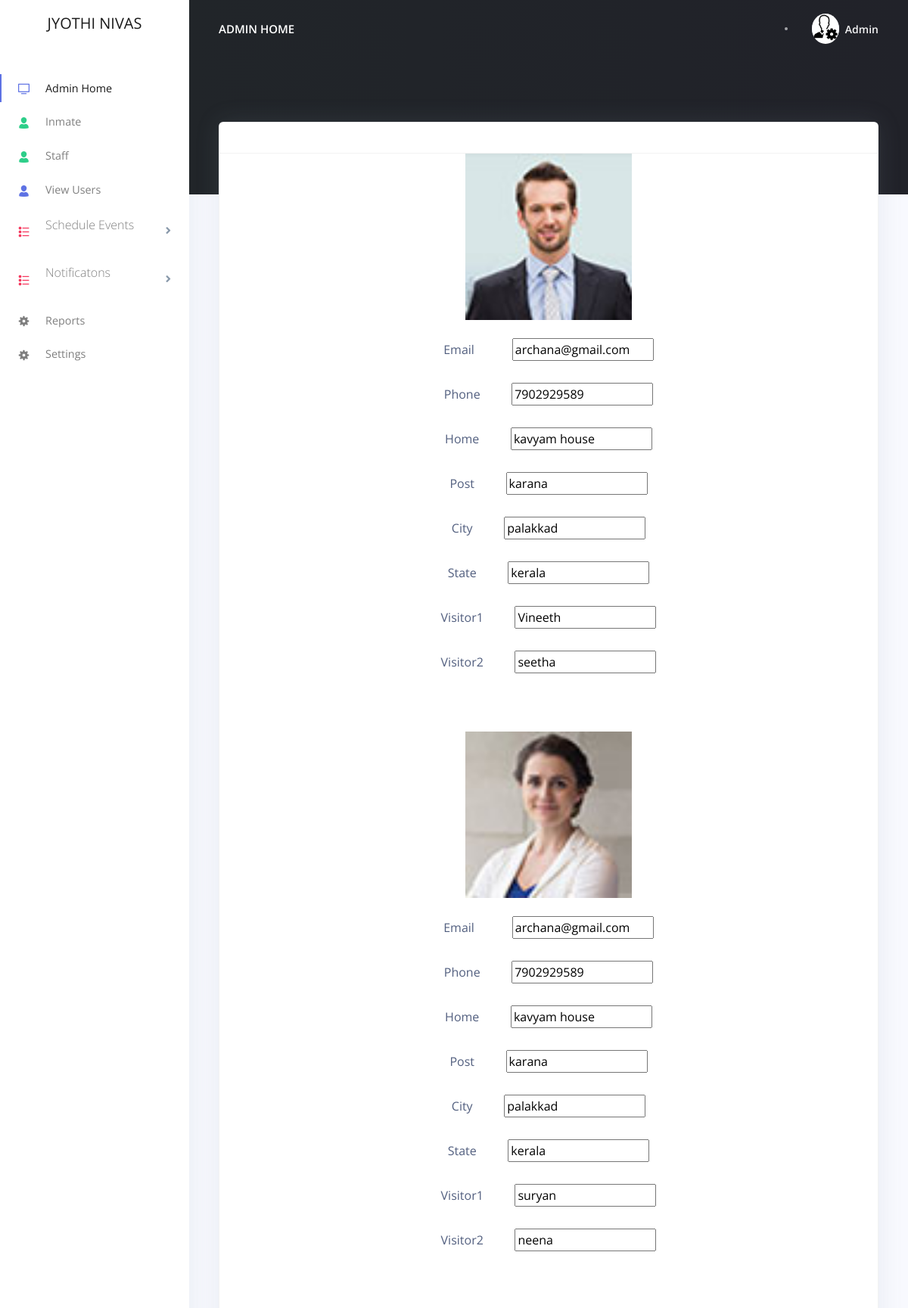
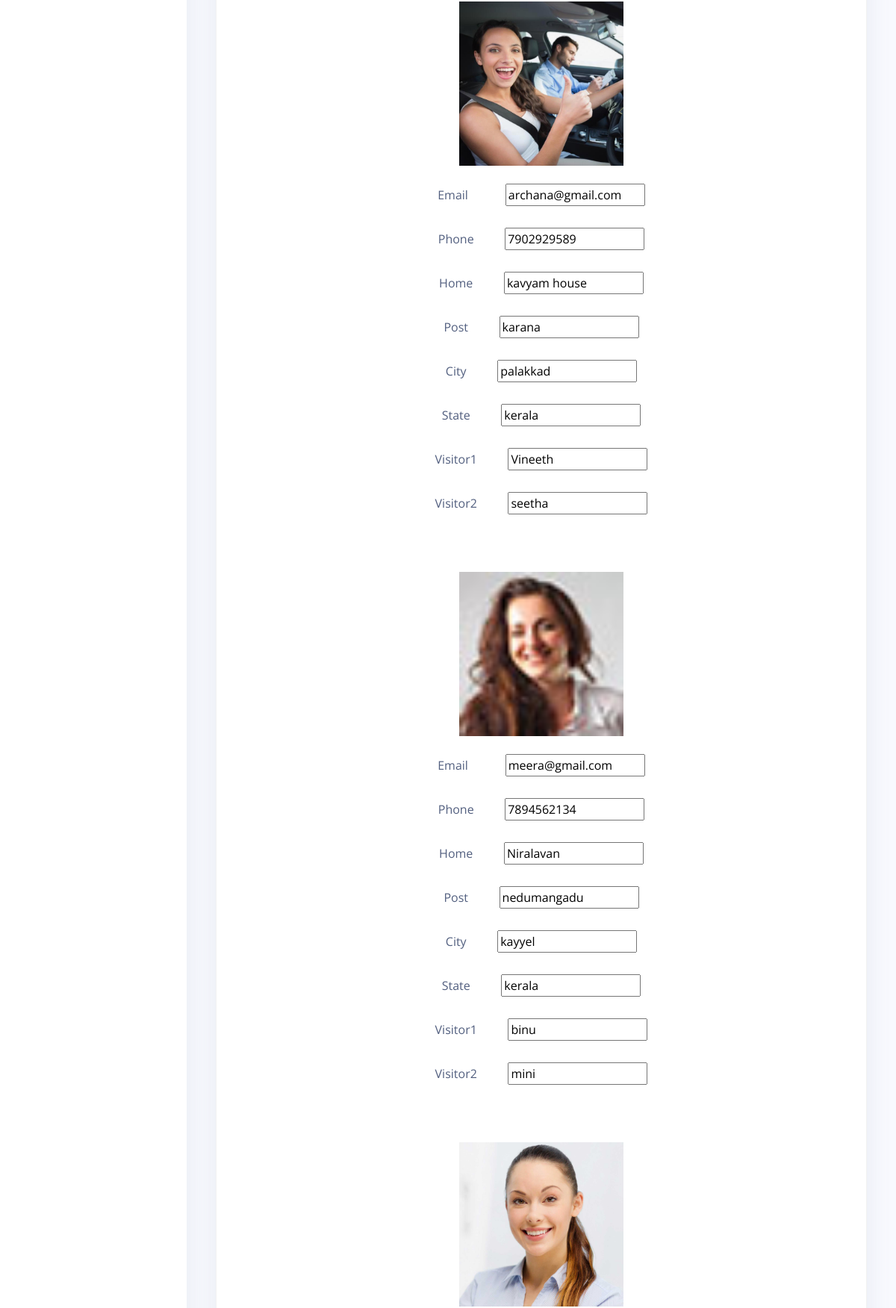
The app's page /user/edit_in.php (signed in, upper part) with its own data (2 pictures, top to bottom).
### tables this page shows
CREATE TABLE `registration` (
  `Reg_id` int(10) NOT NULL,
  `f_name` varchar(30) NOT NULL,
  `l_name` varchar(30) NOT NULL,
  `fa_name` varchar(30) NOT NULL,
  `ma_name` varchar(30) NOT NULL,
  `dob` date NOT NULL,
  `gender` varchar(30) NOT NULL,
  `email` varchar(50) NOT NULL,
  `phone` varchar(15) NOT NULL,
  `p_phone` varchar(50) NOT NULL,
  `home` varchar(30) NOT NULL,
  `post` varchar(30) NOT NULL,
  `city` varchar(30) NOT NULL,
  `district` varchar(50) NOT NULL,
  `state` varchar(30) NOT NULL,
  `pin` varchar(25) NOT NULL,
  `high` varchar(50) NOT NULL,
  `joinc` varchar(50) NOT NULL,
  `join` varchar(50) NOT NULL,
  `visitor1` varchar(30) NOT NULL,
  `visitor2` varchar(30) NOT NULL,
  `username` varchar(30) NOT NULL,
  `password` varchar(30) NOT NULL,
  `confirmpassword` varchar(30) NOT NULL,
  `utype` int(10) NOT NULL,
  `status` int(10) NOT NULL,
  `book` int(10) NOT NULL,
  `photo` varchar(200) NOT NULL
);

### user/edit_in.php (the view, shortened to what this page needs)
<?php
include "dbcontroller.php";
$sql90="select * from registration where status='1'";
$exe90=mysqli_query($con,$sql90);
?>
<!DOCTYPE html>
<html lang="en">
<head>
  <link href="./assets/js/plugins/nucleo/css/nucleo.css" rel="stylesheet" />
  <link href="./assets/js/plugins/@fortawesome/fontawesome-free/css/all.min.css" rel="stylesheet" />
  <link href="./assets/css/argon-dashboard.css?v=1.1.0" rel="stylesheet" />
</head>
<body class="">
  <nav class="navbar navbar-vertical fixed-left navbar-expand-md navbar-light bg-white" id="sidenav-main">
    <div class="container-fluid">
      <a class="navbar-brand pt-0" href="./index.php">
       JYOTHI NIVAS
      </a>
      <div class="collapse navbar-collapse" id="sidenav-collapse-main">
                   <ul class="navbar-nav ">
          <li class="nav-item  class=" active" ">
          <a class=" nav-link active " href=" ./index.php"> <i class="ni ni-tv-2 text-primary"></i> Admin Home
            </a>
          </li>
         <li class="nav-item">
            <a class="nav-link " href="view_inmate22.php">
              <i  class="ni ni-single-02 text-green"></i>Inmate
            </a>
          </li>
            <li class="nav-item">
            <a class="nav-link " href="view_staff22.php">
              <i  class="ni ni-single-02 text-green"></i>Staff
            </a>
          </li>
           <li class="nav-item">
            <a class="nav-link " href="user_view.php">
              <i  class="ni ni-single-02 text-blue"></i>View Users
            </a>
          </li>
          <li>
            <a href="#pageSubmenu3" class="nav-link" data-toggle="collapse">
              <i class="ni ni-bullet-list-67 text-red"></i>
              <p>Schedule Events</p>
                </a>
               <li>
            <a href="#pageSubmenu4" class="nav-link" data-toggle="collapse">
              <i class="ni ni-bullet-list-67 text-red"></i>
              <p>Notificatons</p>
                </a>
<li class="nav-item">
                   <a class="nav-link" href="Report.php">
                       <i class="ni ni-settings-gear-65"></i>Reports</a>
              </li>
             <li class="nav-item">
                   <a class="nav-link" href="settings.php">
                       <i class="ni ni-settings-gear-65"></i>Settings</a>
              </li>
        </ul>
      </div>
    </div>
  </nav>
  <div class="main-content">
    <nav class="navbar navbar-top navbar-expand-md navbar-dark" id="navbar-main">
      <div class="container-fluid">
        <a class="h4 mb-0 text-white text-uppercase d-none d-lg-inline-block" href="./index.php">ADMIN HOME</a>
        <form class="navbar-search navbar-search-dark form-inline mr-3 d-none d-md-flex ml-lg-auto">
          <div class="form-group mb-0">
            <div class="input-group input-group-alternative">
            </div>
          </div>
        </form>
        <ul class="navbar-nav align-items-center d-none d-md-flex">
          <li class="nav-item dropdown">
            <a class="nav-link pr-0" href="#" role="button" data-toggle="dropdown" aria-haspopup="true" aria-expanded="false">
              <div class="media align-items-center">
                <span class="avatar avatar-sm rounded-circle">
                  <img alt="Image placeholder" src="./assets/img/brand/admin.png">
                </span>
                <div class="media-body ml-2 d-none d-lg-block">
                  <span class="mb-0 text-sm  font-weight-bold">Admin</span>
                </div>
              </div>
            </a>
          </li>
        </ul>
      </div>
    </nav>
    <div class="header bg-gradient-dark pb-8 pt-5 pt-md-8">
      <div class="container-fluid">
        <div class="header-body">
          <div class="row">
            <div class="col-xl-3 col-lg-6">
            </div>
            <div class="col-xl-3 col-lg-6">
            </div>
            <div class="col-xl-3 col-lg-6">
            </div>
            <div class="col-xl-3 col-lg-6">
            </div>
          </div>
        </div>
      </div>
    </div>
    <div class="container-fluid mt--7">
      <div class="row">
        <div class="col-xl-12 mb-2 mb-xl-0">
          <div class="card shadow">
            <div class="card-header bg-transparent">
            </div>
      <center>
       <form id="regForm" action="" method="post" >
   <?php
           while($fetch90=mysqli_fetch_array($exe90))
           {
           ?>
   <img src="../images/<?php echo $fetch90['photo']?>" width=220px height=220px/>
           <br>
           <br><label>Email&nbsp;&nbsp;&nbsp;&nbsp;&nbsp;&nbsp;&nbsp;&nbsp;&nbsp;&nbsp;&nbsp;</label>
        <input id="email" type="text" name="email" placeholder="New Email" value="<?php echo $fetch90['email'];?>" >
             <br>
           <br>    <label>Phone&nbsp;&nbsp;&nbsp;&nbsp;&nbsp;&nbsp;&nbsp;&nbsp;&nbsp;</label>
        <input id="phone" type="text" name="phone" placeholder="New phone" value="<?php echo $fetch90['phone'];?>" >
             <br>
            <br>    <label>Home&nbsp;&nbsp;&nbsp;&nbsp;&nbsp;&nbsp;&nbsp;&nbsp;&nbsp;</label>
        <input id="home" type="text" name="home" placeholder="New home" value="<?php echo $fetch90['home'];?>" >
             <br>
            <br>    <label>Post&nbsp;&nbsp;&nbsp;&nbsp;&nbsp;&nbsp;&nbsp;&nbsp;&nbsp;</label>
        <input id="post" type="text" name="post" placeholder="New post" value="<?php echo $fetch90['post'];?>" >
             <br>
            <br>    <label>City&nbsp;&nbsp;&nbsp;&nbsp;&nbsp;&nbsp;&nbsp;&nbsp;&nbsp;</label>
        <input id="city" type="text" name="city" placeholder="New city" value="<?php echo $fetch90['city'];?>" >
             <br>
            <br>    <label>State&nbsp;&nbsp;&nbsp;&nbsp;&nbsp;&nbsp;&nbsp;&nbsp;&nbsp;</label>
        <input id="state" type="text" name="state" placeholder="New state" value="<?php echo $fetch90['state'];?>" >
             <br>
            <br>    <label>Visitor1&nbsp;&nbsp;&nbsp;&nbsp;&nbsp;&nbsp;&nbsp;&nbsp;&nbsp;</label>
        <input id="visitor1" type="text" name="visitor1" placeholder="New visitor1" value="<?php echo $fetch90['visitor1'];?>" >
             <br>
            <br>    <label>Visitor2&nbsp;&nbsp;&nbsp;&nbsp;&nbsp;&nbsp;&nbsp;&nbsp;&nbsp;</label>
        <input id="visitor2" type="text" name="visitor2" placeholder="New visitor2" value="<?php echo $fetch90['visitor2'];?>" >
             <br>
           <br>
       <br><br>
      <?php
           }
           ?>
       <br> <br>
    </div>
          </div>
        </div>
      </div>
    </div>
</body>
</html>

### records on screen
registration: photo (picture), email "archana@gmail.com", phone "7902929589", home "kavyam house", post "karana", city "palakkad", state "kerala", visitor1 "Vineeth", visitor2 "seetha"
registration: photo (picture), email "archana@gmail.com", phone "7902929589", home "kavyam house", post "karana", city "palakkad", state "kerala", visitor1 "suryan", visitor2 "neena"
registration: photo (picture), email "archana@gmail.com", phone "7902929589", home "kavyam house", post "karana", city "palakkad", state "kerala", visitor1 "Vineeth", visitor2 "seetha"
registration: photo (picture), email "meera@gmail.com", phone "7894562134", home "Niralavan", post "nedumangadu", city "kayyel", state "kerala", visitor1 "binu", visitor2 "mini"
registration: photo (picture)
